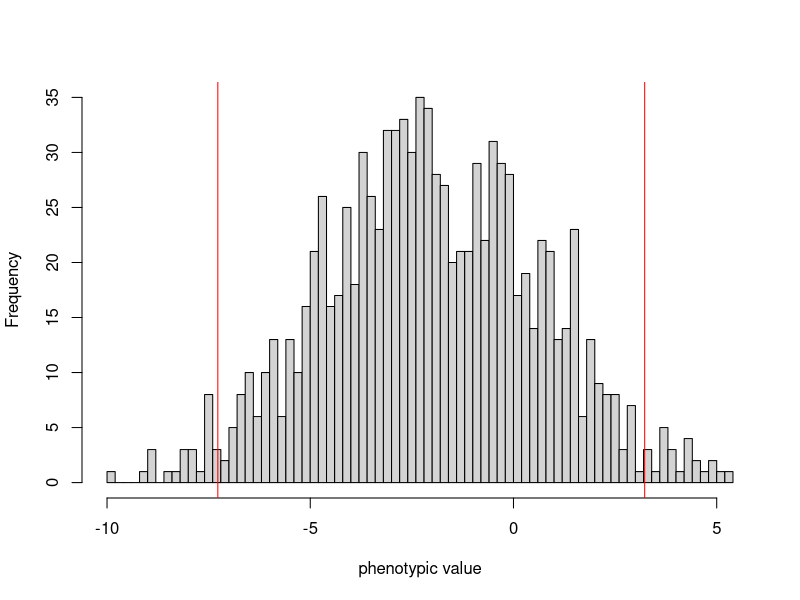
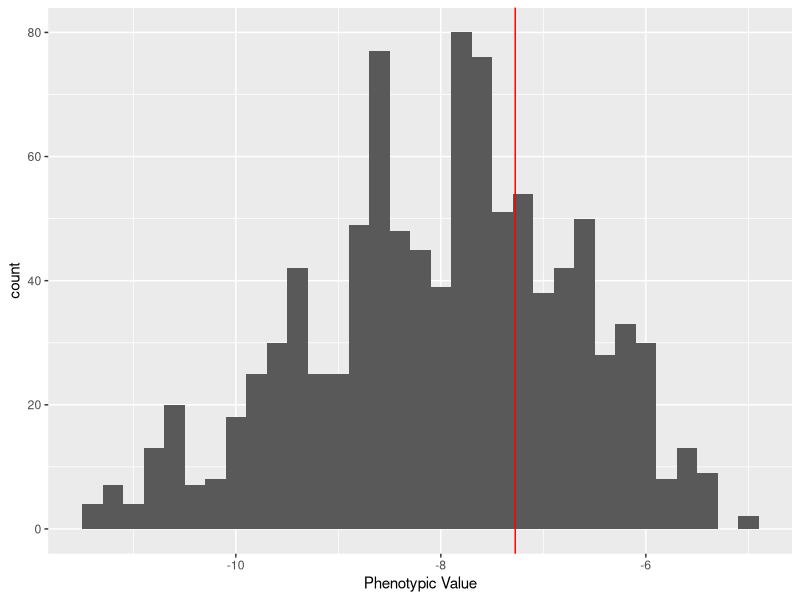
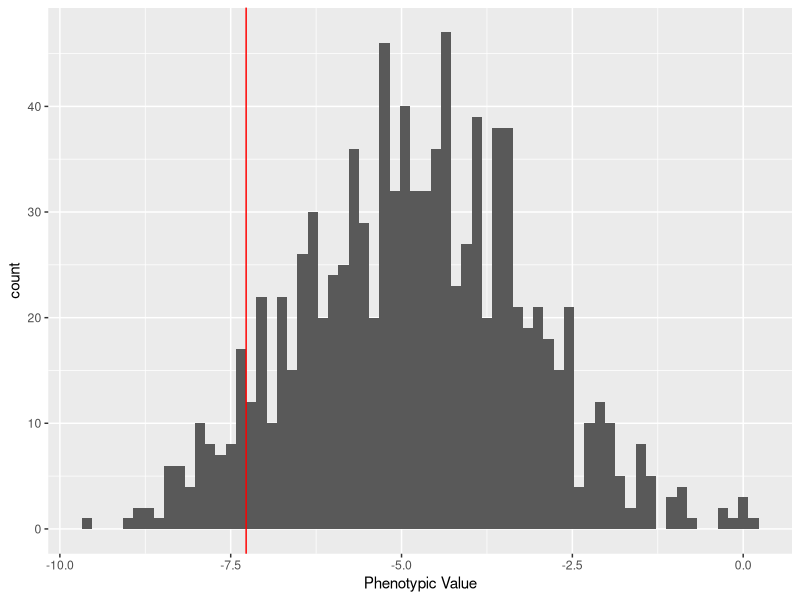
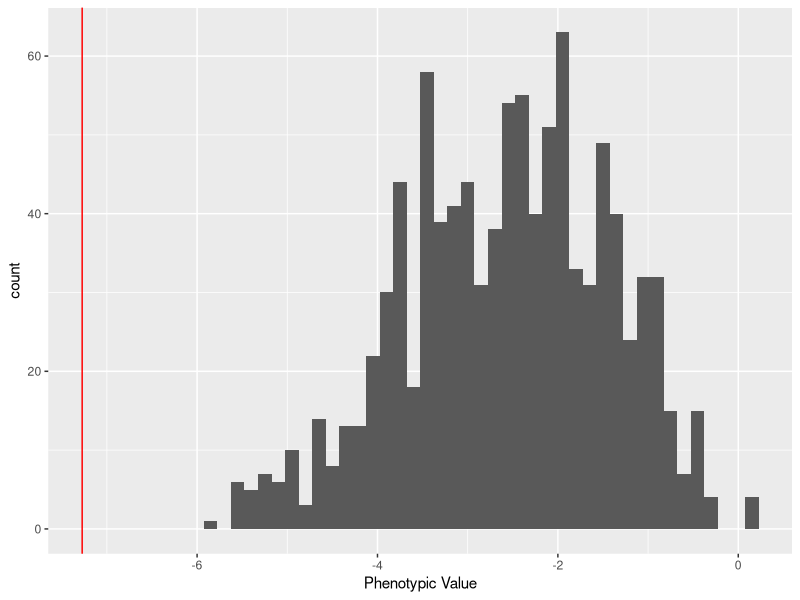
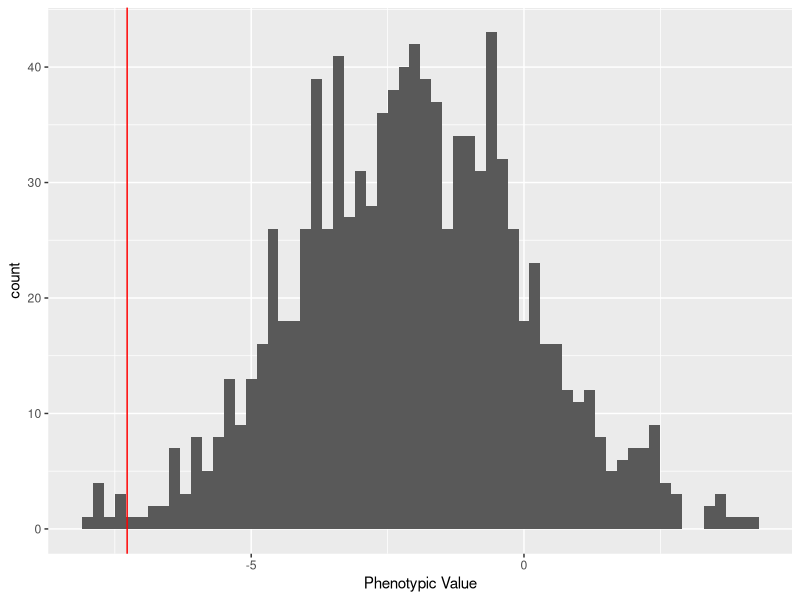
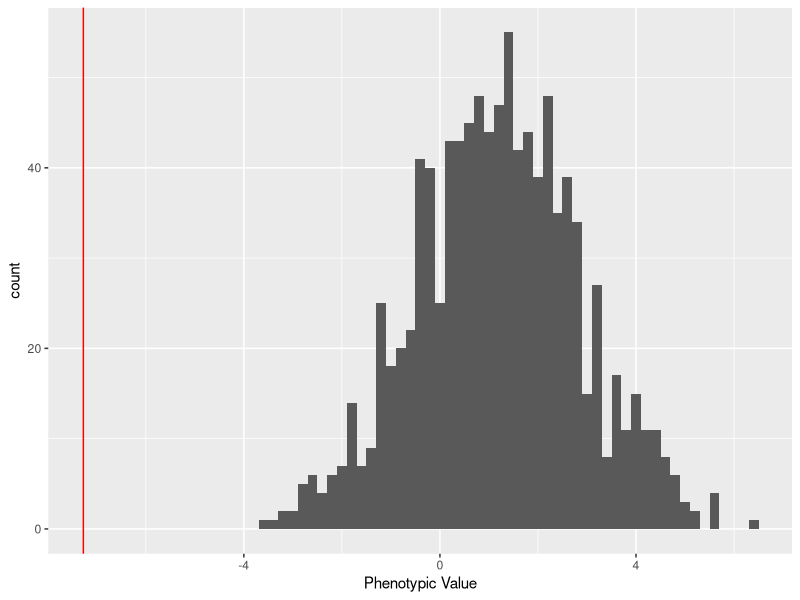
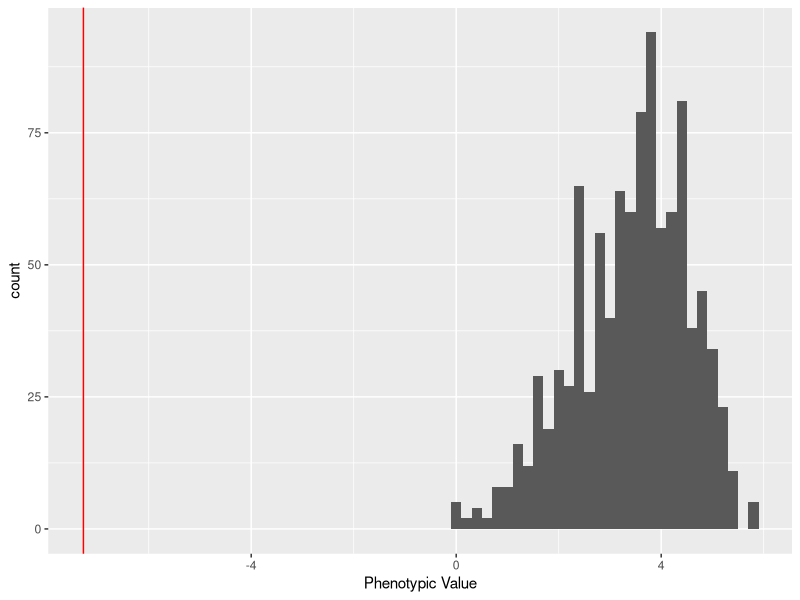

Source code (R) for these figures, in order:
## ---- chunk 1
set.seed(2436)
library(ggplot2)
library(dplyr)
library(stringr)
## ---- chunk 2
numloci<-10 #number of loci, feeblemindedness is a complex trait
eff<-rnorm(numloci,0,1) #effect size
eff
numind<-1000 #number of individuals to sample
genomat <- matrix(NA, nrow = numind, ncol = numloci + 1)
pheno_df <- data.frame(phenos = rep(NA, numind))
for(i in 1:numind){
   geno<-replicate(numloci,sum(sample(c(0,1),2,replace=T)))
   genomat[i, 1:10]<-geno
   genomat[i,11] <- geno %*% eff
   pheno_df$phenos[i] <- geno %*% eff
}

sd <- sd(pheno_df$phenos)
sd
 
mean <- mean(pheno_df$phenos)
mean

hist(pheno_df$phenos,breaks = 100, main = '',xlab='phenotypic value')
abline(v=(mean-2*sd), col='red')
abline(v=(mean + 2*sd), col='red')
## ---- chunk 3
genomat2 <- as.data.frame(genomat)
 
feeble <- genomat2 %>% #gives number of feeble minded individuals and phenotype
  filter(genomat2[,11] < (mean - 2*sd))

high <- genomat2 %>% #gives number of high functioning individuals and phenotype
  filter(genomat2[,11] > (mean + 2*sd))

normal <- genomat2 %>% #gives number of normal individuals and phenotype
  filter(genomat2[,11] < (mean + 2*sd), genomat2[,11] > (mean - 2*sd))
## ---- chunk 4
geno1 <- feeble[sample(nrow(feeble), numind,replace = TRUE),]
geno1<- as.data.frame(geno1)
geno1[geno1 == 0] <- 0
geno1[geno1 == 2] <- 2
geno1[geno1 == 1] <- sample(c(0,2), 1, prob = c(.5,.5), replace = TRUE)
geno1 <- geno1[,-11]

geno2 <- feeble[sample(nrow(feeble), numind,replace = TRUE), ]
geno2 <- as.data.frame(geno2)
geno2[geno2 == 0] <- 0
geno2[geno2 == 2] <- 2
geno2[geno2 == 1] <- sample(c(0,2), 1, prob = c(.5,.5), replace = TRUE)
geno2 <- geno2[,-11]

geno3 <- normal[sample(nrow(normal), numind,replace = TRUE),]
geno3 <- as.data.frame(geno3)
geno3[geno3 == 0] <- 0
geno3[geno3 == 2] <- 2
geno3[geno3 == 1] <- sample(c(0,2), 1, prob = c(.5,.5), replace = TRUE)
geno3 <- geno3[,-11]

geno4 <- normal[sample(nrow(normal), numind,replace = TRUE), ]
geno4 <- as.data.frame(geno4)
geno4[geno4 == 0] <- 0
geno4[geno4 == 2] <- 2
geno4[geno4 == 1] <- sample(c(0,2), 1, prob = c(.5,.5), replace = TRUE)
geno4 <- geno4[,-11]

geno5 <- high[sample(nrow(high), numind,replace = TRUE),]
geno5 <- as.data.frame(geno5)
geno5[geno5 == 0] <- 0
geno5[geno5 == 2] <- 2
geno5[geno5 == 1] <- sample(c(0,2), 1, prob = c(.5,.5), replace = TRUE)
geno5 <- geno5[,-11]

geno6 <- high[sample(nrow(high), numind,replace = TRUE), ]
geno6 <- as.data.frame(geno6)
geno6[geno6 == 0] <- 0
geno6[geno6 == 2] <- 2
geno6[geno6 == 1] <- sample(c(0,2), 1, prob = c(.5,.5), replace = TRUE)
geno6 <- geno6[,-11]
## ---- chunk 5
pheno_feeble_feeble <- data.frame(phenos = rep(NA, numind))
pheno_feeble_normal <- data.frame(phenos = rep(NA, numind))
pheno_feeble_high <- data.frame(phenos = rep(NA, numind))
pheno_normal_normal <- data.frame(phenos = rep(NA, numind))
pheno_normal_high <- data.frame(phenos = rep(NA, numind))
pheno_high_high <- data.frame(phenos = rep(NA, numind))
## ---- chunk 6
genokid_feeble_feeble <- matrix(rep(NA, numind*11), nrow = numind, ncol = numloci + 1)
genokid_feeble_normal <- matrix(rep(NA, numind*11), nrow = numind, ncol = numloci + 1)
genokid_feeble_high <- matrix(rep(NA, numind*11), nrow = numind, ncol = numloci + 1)
genokid_normal_normal <- matrix(rep(NA, numind*11), nrow = numind, ncol = numloci + 1)
genokid_normal_high <- matrix(rep(NA, numind*11), nrow = numind, ncol =  numloci + 1)
genokid_high_high <- matrix(rep(NA, numind*11), nrow = numind, ncol = numloci + 1)



genokid_feeble_feeble2 <- matrix(rep(NA, numind*11), nrow = numind, ncol = numloci + 1)
genokid_feeble_normal2 <- matrix(rep(NA, numind*11), nrow = numind, ncol = numloci + 1)
genokid_feeble_high2 <- matrix(rep(NA, numind*11), nrow = numind, ncol = numloci + 1)
genokid_normal_normal2 <- matrix(rep(NA, numind*11), nrow = numind, ncol = numloci + 1)
genokid_normal_high2 <- matrix(rep(NA, numind*11), nrow = numind, ncol =  numloci + 1)
genokid_high_high2 <- matrix(rep(NA, numind*11), nrow = numind, ncol = numloci + 1)
## ---- chunk 7
genokid_feeble_feeble <- geno1 + geno2
genokid_feeble_feeble[genokid_feeble_feeble == 0] <- 0
genokid_feeble_feeble[genokid_feeble_feeble == 2] <- 1
genokid_feeble_feeble[genokid_feeble_feeble == 4] <- 2
genokid_feeble_feeble2 <- as.matrix(genokid_feeble_feeble)
for(i in 1:numind){
   geno<-genokid_feeble_feeble2[i, 1:10]
   pheno_feeble_feeble$phenos[i] <- geno %*% eff
}

genokid_feeble_normal <- geno1 + geno3
genokid_feeble_normal[genokid_feeble_normal == 0] <- 0
genokid_feeble_normal[genokid_feeble_normal == 2] <- 1
genokid_feeble_normal[genokid_feeble_normal == 4] <- 2
genokid_feeble_normal2 <- as.matrix(genokid_feeble_normal)
for(i in 1:numind){
   geno<-genokid_feeble_normal2[i, 1:10]
   pheno_feeble_normal$phenos[i] <- geno %*% eff
}

genokid_feeble_high <- geno1 + geno5
genokid_feeble_high[genokid_feeble_high == 0] <- 0
genokid_feeble_high[genokid_feeble_high == 2] <- 1
genokid_feeble_high[genokid_feeble_high == 4] <- 2
genokid_feeble_high2 <- as.matrix(genokid_feeble_high)
for(i in 1:numind){
   geno<-genokid_feeble_high2[i, 1:10]
   pheno_feeble_high$phenos[i] <- geno %*% eff
}

genokid_normal_normal <- geno3 + geno4
genokid_normal_normal[genokid_normal_normal == 0] <- 0
genokid_normal_normal[genokid_normal_normal == 2] <- 1
genokid_normal_normal[genokid_normal_normal == 4] <- 2
genokid_normal_normal2 <- as.matrix(genokid_normal_normal)
for(i in 1:numind){
   geno<-genokid_normal_normal2[i, 1:10]
   pheno_normal_normal$phenos[i] <- geno %*% eff
}

genokid_normal_high <- geno3 + geno5
genokid_normal_high[genokid_normal_high == 0] <- 0
genokid_normal_high[genokid_normal_high == 2] <- 1
genokid_normal_high[genokid_normal_high == 4] <- 2
genokid_normal_high2 <- as.matrix(genokid_normal_high)
for(i in 1:numind){
   geno<-genokid_normal_high2[i, 1:10]
   pheno_normal_high$phenos[i] <- geno %*% eff
}

genokid_high_high <- geno5 + geno6
genokid_high_high[genokid_high_high == 0] <- 0
genokid_high_high[genokid_high_high == 2] <- 1
genokid_high_high[genokid_high_high == 4] <- 2
genokid_high_high2 <- as.matrix(genokid_high_high)
for(i in 1:numind){
   geno<-genokid_high_high2[i, 1:10]
   pheno_high_high$phenos[i] <- geno %*% eff
}
## ---- chunk 8
ggplot(data = pheno_feeble_feeble, aes(x = pheno_feeble_feeble$phenos)) +
  geom_histogram(binwidth =.2) +
  geom_vline(xintercept = mean - 2*sd, color = "red") +
  xlab("Phenotypic Value")

below_sd_ff <- c()
for (i in pheno_feeble_feeble$phenos){
  if (i <= (mean - 2*sd))
    below_sd_ff <- c(below_sd_ff, i)
}
prop_ff <- length(below_sd_ff) / numind
prop_ff
## ---- chunk 9
ggplot(data = pheno_feeble_normal, aes(x = pheno_feeble_normal$phenos)) +
  geom_histogram(binwidth =.15) +
  geom_vline(xintercept = mean - 2*sd, color = "red") +
  xlab("Phenotypic Value")

below_sd_fn <- c()
for (i in pheno_feeble_normal$phenos){
  if (i <= (mean - 2*sd))
    below_sd_fn <- c(below_sd_fn, i)
}
prop_fn <- length(below_sd_fn) / numind
prop_fn
## ---- chunk 10
ggplot(data = pheno_feeble_high, aes(x = pheno_feeble_high$phenos)) +
  geom_histogram(binwidth =.15) +
  geom_vline(xintercept = mean - 2*sd, color = "red") +
  xlab("Phenotypic Value")

below_sd_fh <- c()
for (i in pheno_feeble_high$phenos){
  if (i <= (mean - 2*sd))
    below_sd_fh <- c(below_sd_fh, i)
}
prop_fh <- length(below_sd_fh) / numind
prop_fh
## ---- chunk 11
ggplot(data = pheno_normal_normal, aes(x = pheno_normal_normal$phenos)) +
  geom_histogram(binwidth =.2) +
  geom_vline(xintercept = mean - 2*sd, color = "red") +
  xlab("Phenotypic Value")

below_sd_nn <- c()
for (i in pheno_normal_normal$phenos){
  if (i <= (mean - 2*sd))
    below_sd_nn <- c(below_sd_nn, i)
}
prop_nn <- length(below_sd_nn) / numind
prop_nn
## ---- chunk 12
ggplot(data = pheno_normal_high, aes(x = pheno_normal_high$phenos)) +
  geom_histogram(binwidth =.2) +
  geom_vline(xintercept = mean - 2*sd, color = "red") +
  xlab("Phenotypic Value")

below_sd_nh <- c()
for (i in pheno_normal_high$phenos){
  if (i <= (mean - 2*sd))
    below_sd_nh <- c(below_sd_nh, i)
}
prop_nh <- length(below_sd_nh) / numind
prop_nh
## ---- chunk 13
ggplot(data = pheno_high_high, aes(x = pheno_high_high$phenos)) +
  geom_histogram(binwidth =.2) +
  geom_vline(xintercept = mean - 2*sd, color = "red") +
  xlab("Phenotypic Value")

below_sd_hh <- c()
for (i in pheno_high_high$phenos){
  if (i <= (mean - 2*sd))
    below_sd_hh <- c(below_sd_hh, i)
}
prop_hh <- length(below_sd_hh) / numind
prop_hh
## ---- chunk 14
prop_fh + prop_fn + prop_ff
(prop_ff + prop_hh + prop_nh + prop_nn + prop_fh + prop_fn)

probability_parent <- (prop_fh + prop_fn + prop_ff) / (prop_ff + prop_hh + prop_nh + prop_nn + prop_fh + prop_fn)
probability_parent
